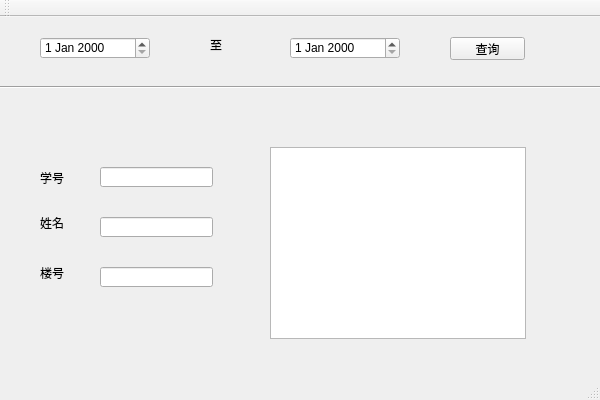
<?xml version="1.0" encoding="UTF-8"?>
<ui version="4.0">
 <class>DormitoryClass</class>
 <widget class="QMainWindow" name="DormitoryClass">
  <property name="geometry">
   <rect>
    <x>0</x>
    <y>0</y>
    <width>600</width>
    <height>400</height>
   </rect>
  </property>
  <property name="windowTitle">
   <string>Dormitory</string>
  </property>
  <widget class="QWidget" name="centralWidget">
   <widget class="QLabel" name="label">
    <property name="geometry">
     <rect>
      <x>40</x>
      <y>150</y>
      <width>71</width>
      <height>21</height>
     </rect>
    </property>
    <property name="text">
     <string>学号</string>
    </property>
   </widget>
   <widget class="QPushButton" name="pushButton">
    <property name="geometry">
     <rect>
      <x>450</x>
      <y>20</y>
      <width>75</width>
      <height>23</height>
     </rect>
    </property>
    <property name="text">
     <string>查询</string>
    </property>
   </widget>
   <widget class="QLabel" name="label_2">
    <property name="geometry">
     <rect>
      <x>40</x>
      <y>200</y>
      <width>54</width>
      <height>12</height>
     </rect>
    </property>
    <property name="text">
     <string>姓名</string>
    </property>
   </widget>
   <widget class="QLabel" name="label_3">
    <property name="geometry">
     <rect>
      <x>40</x>
      <y>250</y>
      <width>54</width>
      <height>12</height>
     </rect>
    </property>
    <property name="text">
     <string>楼号</string>
    </property>
   </widget>
   <widget class="QLineEdit" name="lineEdit_2">
    <property name="geometry">
     <rect>
      <x>100</x>
      <y>200</y>
      <width>113</width>
      <height>20</height>
     </rect>
    </property>
    <property name="autoFillBackground">
     <bool>false</bool>
    </property>
    <property name="maxLength">
     <number>32767</number>
    </property>
    <property name="echoMode">
     <enum>QLineEdit::Normal</enum>
    </property>
    <property name="dragEnabled">
     <bool>false</bool>
    </property>
   </widget>
   <widget class="QLineEdit" name="lineEdit_3">
    <property name="geometry">
     <rect>
      <x>100</x>
      <y>250</y>
      <width>113</width>
      <height>20</height>
     </rect>
    </property>
   </widget>
   <widget class="Line" name="line">
    <property name="geometry">
     <rect>
      <x>0</x>
      <y>60</y>
      <width>601</width>
      <height>20</height>
     </rect>
    </property>
    <property name="orientation">
     <enum>Qt::Horizontal</enum>
    </property>
   </widget>
   <widget class="QListWidget" name="listWidget">
    <property name="geometry">
     <rect>
      <x>270</x>
      <y>130</y>
      <width>256</width>
      <height>192</height>
     </rect>
    </property>
   </widget>
   <widget class="QLineEdit" name="lineEdit">
    <property name="geometry">
     <rect>
      <x>100</x>
      <y>150</y>
      <width>113</width>
      <height>20</height>
     </rect>
    </property>
   </widget>
   <widget class="QDateEdit" name="dateEdit">
    <property name="geometry">
     <rect>
      <x>40</x>
      <y>20</y>
      <width>110</width>
      <height>22</height>
     </rect>
    </property>
   </widget>
   <widget class="QDateEdit" name="dateEdit_2">
    <property name="geometry">
     <rect>
      <x>290</x>
      <y>20</y>
      <width>110</width>
      <height>22</height>
     </rect>
    </property>
   </widget>
   <widget class="QLabel" name="label_4">
    <property name="geometry">
     <rect>
      <x>210</x>
      <y>20</y>
      <width>54</width>
      <height>16</height>
     </rect>
    </property>
    <property name="text">
     <string>至</string>
    </property>
   </widget>
  </widget>
  <widget class="QMenuBar" name="menuBar">
   <property name="geometry">
    <rect>
     <x>0</x>
     <y>0</y>
     <width>600</width>
     <height>23</height>
    </rect>
   </property>
  </widget>
  <widget class="QToolBar" name="mainToolBar">
   <attribute name="toolBarArea">
    <enum>TopToolBarArea</enum>
   </attribute>
   <attribute name="toolBarBreak">
    <bool>false</bool>
   </attribute>
  </widget>
  <widget class="QStatusBar" name="statusBar"/>
 </widget>
 <layoutdefault spacing="6" margin="11"/>
 <resources>
  <include location="dormitory.qrc"/>
 </resources>
 <connections/>
</ui>
